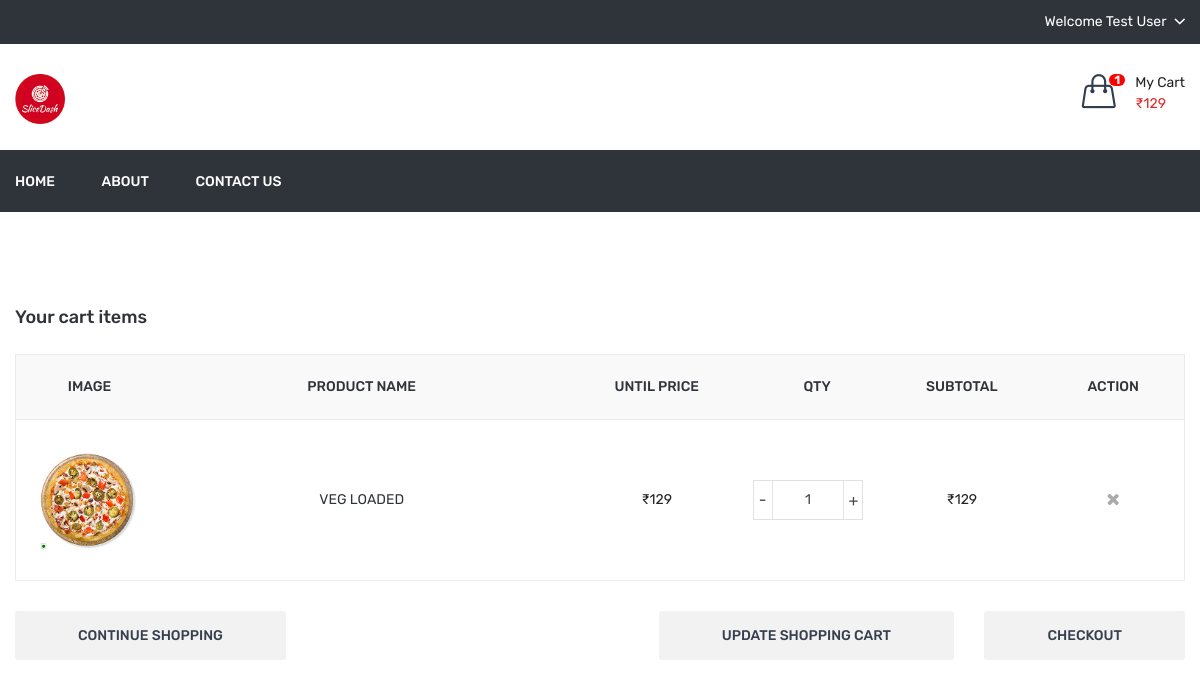
Screenshot of /cart.php (signed in) with the database file from the repository.
### tables this page shows
CREATE TABLE `dish_cart` (
  `id` int(11) NOT NULL,
  `user_id` int(11) NOT NULL,
  `dish_detail_id` int(11) NOT NULL,
  `qty` int(11) NOT NULL,
  `added_on` datetime DEFAULT NULL
);

CREATE TABLE `dish_details` (
  `id` int(11) NOT NULL,
  `dish_id` int(11) NOT NULL,
  `attribute` varchar(100) NOT NULL,
  `price` int(11) NOT NULL,
  `status` int(11) NOT NULL,
  `added_on` datetime NOT NULL
);

CREATE TABLE `dish` (
  `id` int(11) NOT NULL,
  `category_id` int(11) NOT NULL,
  `dish` varchar(100) NOT NULL,
  `dish_detail` text NOT NULL,
  `image` varchar(100) NOT NULL,
  `type` enum('veg','non-veg') NOT NULL,
  `status` int(11) NOT NULL,
  `added_on` datetime NOT NULL,
  `taste` varchar(10) NOT NULL
);

### function.inc.php (called while the page is built, shortened)
    <?php
function getUserCart(){
	global $con;
	$arr=array();
	$id=$_SESSION['FOOD_USER_ID'];
	$res=mysqli_query($con,"select * from dish_cart where user_id='$id'");
	while($row=mysqli_fetch_assoc($res)){
		$arr[]=$row;
	}
	return $arr;
}
function getUserFullCart($attr_id=''){
	$cartArr=array();
	if(isset($_SESSION['FOOD_USER_ID'])){
		$getUserCart=getUserCart();
		$cartArr=array();
		foreach($getUserCart as $list){
			$cartArr[$list['dish_detail_id']]['qty']=$list['qty'];
			$getDishDetail=getDishDetailById($list['dish_detail_id']);
			$cartArr[$list['dish_detail_id']]['price']=$getDishDetail['price'];
			$cartArr[$list['dish_detail_id']]['dish']=$getDishDetail['dish'];
			$cartArr[$list['dish_detail_id']]['image']=$getDishDetail['image'];
		}
	}
	if($attr_id!=''){
		return $cartArr[$attr_id]['qty'];
	}else{
		return $cartArr;
	}
}
function getDishDetailById($id){
	global $con;
	$res=mysqli_query($con,"select dish.dish,dish.image,dish_details.price from dish_details,dish where dish_details.id='$id' and dish.id=dish_details.dish_id");
	$row=mysqli_fetch_assoc($res);
	return $row;
}
?>

### cart.php (the view)
<?php
include 'header.php';
?>
<div class="cart-main-area pt-95 pb-100">
            <div class="container">
                <h3 class="page-title">Your cart items</h3>
                <div class="row">
                    <div class="col-lg-12 col-md-12 col-sm-12 col-12">
                        <form method="post">
                                <?php
                                    $cartArr=getUserFullCart();
                                    if(count($cartArr)>0){
                                ?>
                            <div class="table-content table-responsive">
                                <table>
                                    <thead>
                                        <tr>
                                            <th>Image</th>
                                            <th>Product Name</th>
                                            <th>Until Price</th>
                                            <th>Qty</th>
                                            <th>Subtotal</th>
                                            <th>action</th>
                                        </tr>
                                    </thead>
                                    <tbody>
                                        <?php
                                        foreach($cartArr as $key=>$list){
                                        ?>
                                        <tr>
                                            <td class="product-thumbnail">
                                                <a href="javascript:void(0)"><img width="100px" src="<?php echo SITE_DISH_IMAGE.$list['image']?>" alt=""></a>
                                            </td>
                                            <td class="product-name"><a href="#"><?php echo $list['dish']?></a></td>
                                            <td class="product-price-cart"><span class="amount"><?php echo "₹".$list['price']?></span></td>
                                            <td class="product-quantity">
                                                <div class="cart-plus-minus">
                                                    <input class="cart-plus-minus-box" type="text" name="qty[<?php echo $key?>][]" value="<?php echo $list['qty']?>">
                                                </div>
                                            </td>
                                            <td class="product-subtotal"><?php echo "₹".$list['qty']*$list['price'] ?></td>
                                            <td class="product-remove">
                                            <a href="javascript:void(0)" onclick="delete_cart('<?php echo $key?>','load')"><i class="fa fa-times"></i></a>
                                           </td>
                                        </tr>
                                        <?php } ?>
                                    </tbody>
                                </table>
                            </div>
                            <?php } else{
                                echo "Your Cart is Empty. Go add something Tastyyyyyy.";
                            } ?>
                            <div class="row">
                                <div class="col-lg-12">
                                    <div class="cart-shiping-update-wrapper">
                                        <div class="cart-shiping-update">
                                            <a href="shop">Continue Shopping</a>
                                        </div>
                                        <div class="cart-clear">
                                            <button name="update_cart">Update Shopping Cart</button>
                                            <a href="checkout">Checkout</a>
                                        </div>
                                    </div>
                                </div>
                            </div>
                        </form>
                    </div>
                </div>
            </div>
        </div>
<?php
include 'footer.php'?>

### header.php (shortened to what this page needs)
<?php
include 'function.inc.php';
$cartArr=getUserFullCart();
$totalCartDish=count($cartArr);
$totalPrice=0;
foreach($cartArr as $list){
    $totalPrice=$totalPrice+($list['qty']*$list['price']);
}
?>
<!doctype html>
<html class="no-js" lang="zxx">
<head>
        <link rel="stylesheet" href="assets/css/bootstrap.min.css">
        <link rel="stylesheet" href="assets/css/animate.css">
        <link rel="stylesheet" href="assets/css/owl.carousel.min.css">
        <link rel="stylesheet" href="assets/css/slick.css">
        <link rel="stylesheet" href="assets/css/chosen.min.css">
        <link rel="stylesheet" href="assets/css/ionicons.min.css">
        <link rel="stylesheet" href="assets/css/font-awesome.min.css">
        <link rel="stylesheet" href="assets/css/simple-line-icons.css">
        <link rel="stylesheet" href="assets/css/jquery-ui.css">
        <link rel="stylesheet" href="assets/css/meanmenu.min.css">
        <link rel="stylesheet" href="assets/css/style.css">
        <link rel="stylesheet" href="assets/css/responsive.css">
    </head>
    <body>
        <header class="header-area">
            <div class="header-top black-bg">
                <div class="container">
                    <div class="row">
                        <div class="col-lg-4 col-md-4 col-12 col-sm-4">
                        </div>
                        <div class="col-lg-8 col-md-8 col-12 col-sm-8">
                            <div class="account-curr-lang-wrap f-right">
                                                <?php
                                                if(isset($_SESSION['FOOD_USER_NAME'])){
                                                    ?>
                                        <ul>
                                    <li class="top-hover"><a href="#"><?php echo "Welcome <span id='user_top_name'>".$_SESSION['FOOD_USER_NAME']?></span><i class="ion-chevron-down"></i></a>
                                    </li>
                                </ul>
                                <?php } ?>
                            </div>
                        </div>
                    </div>
                </div>
            </div>
            <div class="header-middle">
                <div class="container">
                    <div class="row">
                        <div class="col-lg-3 col-md-4 col-12 col-sm-4">
                            <div class="logo">
                                <a href="shop">
                                    <img alt="" src="assets/img/logo/slice_main.png" height="50px">
                                </a>
                            </div>
                        </div>
                        <div class="col-lg-9 col-md-8 col-12 col-sm-8">
                            <div class="header-middle-right f-right">
                                <div class="header-wishlist">
                                </div>
                                <div>
                                    <a href="cart">
                                        <div class="header-icon-style">
                                            <i class="icon-handbag icons"></i>
                                            <span class='badge badge-warning' id='totalCartDish'><?php echo $totalCartDish?></span>
                                        </div>
                                        <div class="cart-text">
                                            <span class="digit">My Cart</span><br>
                                            <span class="cart-digit-bold" id="totalPrice">
                                            <?php
                                            if($totalPrice!=0){
                                            echo '₹'.$totalPrice;
                                            }?>  </span>
                                        </div>
                                        </a>
							    </div>
                            </div>
                        </div>
                    </div>
                </div>
            </div>
            <div class="header-bottom transparent-bar black-bg">
                <div class="container">
                    <div class="row">
                        <div class="col-lg-12 col-md-12 col-12">
                            <div class="main-menu">
                                <nav>
                                    <ul>
                                        <li><a href="shop">Home</a></li>
                                        <li><a href="about-us">About</a></li>
                                        <li><a href="contact-us">Contact us</a></li>
                                    </ul>
                                </nav>
                            </div>
                        </div>
                    </div>
                </div>
            </div>
        </header>

### rows the page displays
dish_cart: dish_detail "1"
dish_details: dish.image (picture), dish.dish "VEG LOADED", price "129", qty "1", $list['qty']*$list['price'] "129"

### other values shown
$_SESSION['FOOD_USER_NAME'] "Test User"
$totalPrice "129"
